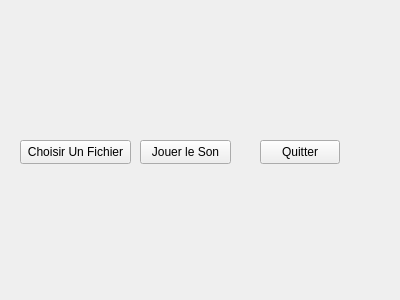
<?xml version="1.0" encoding="UTF-8"?>
<ui version="4.0">
 <class>oui</class>
 <widget class="QWidget" name="oui">
  <property name="geometry">
   <rect>
    <x>0</x>
    <y>0</y>
    <width>400</width>
    <height>300</height>
   </rect>
  </property>
  <property name="windowTitle">
   <string>oui</string>
  </property>
  <widget class="QPushButton" name="pushButton_ChooseFile">
   <property name="geometry">
    <rect>
     <x>20</x>
     <y>140</y>
     <width>111</width>
     <height>24</height>
    </rect>
   </property>
   <property name="text">
    <string>Choisir Un Fichier</string>
   </property>
  </widget>
  <widget class="QPushButton" name="pushButton_PlayExternalSound">
   <property name="geometry">
    <rect>
     <x>140</x>
     <y>140</y>
     <width>91</width>
     <height>24</height>
    </rect>
   </property>
   <property name="text">
    <string>Jouer le Son</string>
   </property>
  </widget>
  <widget class="QPushButton" name="pushButton_Quitter">
   <property name="geometry">
    <rect>
     <x>260</x>
     <y>140</y>
     <width>80</width>
     <height>24</height>
    </rect>
   </property>
   <property name="text">
    <string>Quitter</string>
   </property>
  </widget>
 </widget>
 <layoutdefault spacing="6" margin="11"/>
 <resources/>
 <connections>
  <connection>
   <sender>pushButton_Quitter</sender>
   <signal>clicked()</signal>
   <receiver>oui</receiver>
   <slot>close()</slot>
   <hints>
    <hint type="sourcelabel">
     <x>291</x>
     <y>152</y>
    </hint>
    <hint type="destinationlabel">
     <x>301</x>
     <y>206</y>
    </hint>
   </hints>
  </connection>
 </connections>
</ui>
